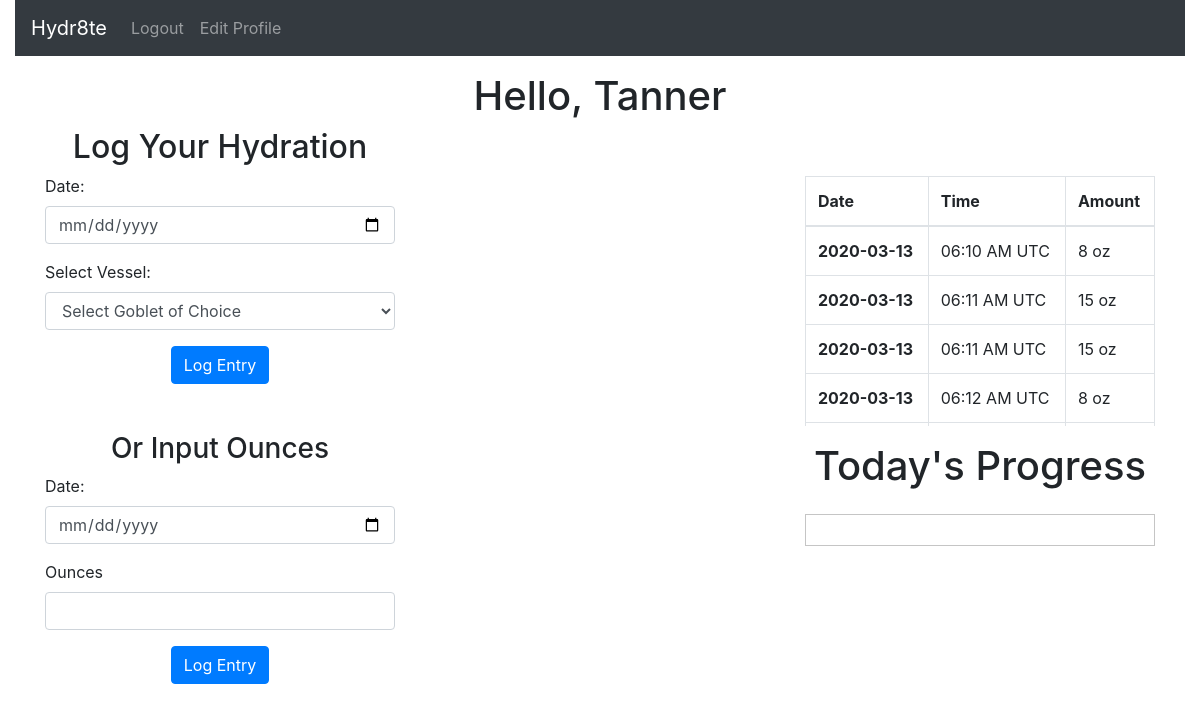
Screenshot of /home (signed in) with the database file from the repository.
### app.py (models this page shows, shortened)
class User(db.Model):
    __tablename__ = "users"
    id = db.Column(db.Integer, primary_key=True)
    first_name = db.Column(db.String(255))
    last_name = db.Column(db.String(255))
    email = db.Column(db.String(255))
    password = db.Column(db.String(255))
    created_at = db.Column(db.DateTime, server_default=func.now())
    updated_at = db.Column(db.DateTime, server_default=func.now(), onupdate=func.now())

class Entry(db.Model):
    __tablename__ = "entries"
    id = db.Column(db.Integer, primary_key=True)
    amount = db.Column(db.Integer)
    author_id = db.Column(db.Integer, db.ForeignKey("users.id", ondelete="cascade"), nullable=False)
    author = db.relationship('User', foreign_keys=[author_id], backref="user_entries")
    consump_date = db.Column(db.String)
    created_at = db.Column(db.DateTime, server_default=func.now())
    updated_at = db.Column(db.DateTime, server_default=func.now(), onupdate=func.now())
    def get_time(self):
        xtime = self.created_at
        time = xtime.strftime("%I:%M %p")
        return time

### app.py (the view)
@app.route('/home')
def success():
    if 'user_id' not in session:
        return redirect("/")
    else:
        user = User.query.get(session['user_id'])
        all_entries_by_user = Entry.query.filter_by(author_id=session['user_id']).order_by(Entry.consump_date.desc()).all()
        date = datetime.now()
        date_str = date.strftime("%Y-%m-%d")
        print(date_str)
        consumption = Entry.query.filter_by(author_id=session['user_id']).filter_by(consump_date=date_str).all()
        print(consumption)
        today_consumption = 0
        for entry in consumption:
            today_consumption += entry.amount
        if today_consumption >= 64:
            flash("You hit your hydration goal of 64 oz!", "success")
        return render_template("home.html", user=user, entries=all_entries_by_user, consumption=today_consumption)

### templates/home.html (shortened to what this page needs)
<!DOCTYPE html>
<html lang="en">
<head>
<link rel="stylesheet" href="https://cdnjs.cloudflare.com/ajax/libs/twitter-bootstrap/4.4.1/css/bootstrap.min.css">
<link rel="stylesheet" href="https://cdnjs.cloudflare.com/ajax/libs/font-awesome/5.11.2/css/all.min.css">
</head>
<body>
  <div class="container-fluid">
    <div class="row">
      <div class="col">
        <nav class="navbar navbar-expand-lg navbar-dark bg-dark">
          <a class="navbar-brand" href="/home">Hydr8te</a>
          <div class="collapse navbar-collapse" id="navbarNav">
            <ul class="navbar-nav mr-auto">
              <li class="nav-item">
                <a class="nav-link text-white-50" href="/logout">Logout</a>
              </li>
              <li class="nav-item">
                <a class="nav-link text-white-50" href="/edit_profile">Edit Profile</a>
              </li>
            </ul>
          </div>
        </nav>
      </div>
    </div>
    <div class="container">
      <div class="row mt-3">
        <div class="col">
          <h1 class="text-center">Hello, {{ user.first_name }}</h1>
        </div>
      </div>
        <div class="row">
          <div class="col">
            <form action="/add_entry" method="POST">
              <div class="form-group">
                <h2 class="text-center">Log Your Hydration</h2>
                <label for="Date">Date: </label>
                <input type="date" class="form-control" name="consump_date" required>
              </div>
              <div class="form-group">
                <label for="amount of water">Select Vessel: </label>
                <select class="form-control" name="quantity" required>
                  <option value="" disabled selected>Select Goblet of Choice</option>
                </select>
              </div>
              <div class="d-flex justify-content-center mt-2">
                <button type="submit" class="btn btn-primary">Log Entry</button>
              </div>
            </form>
            <form action="/add_entry" method="POST">
                <h3 class="text-center mt-5">Or Input Ounces</h3>
                <div class="form-group">
                  <label for="Date">Date: </label>
                  <input type="date" class="form-control" name="consump_date" required>
                </div>
                <div class="form-group">
                  <label for="ounces">Ounces</label>
                  <input type="text" class="form-control" name="quantity" required>
                </div>
              <div class="d-flex justify-content-center mt-2">
                <button type="submit" class="btn btn-primary">Log Entry</button>
              </div>
            </form>
          </div>
          <div class="col">
          </div>
          <div class="col mt-5">
            <div style="overflow: auto; max-height: 250px; height: 250px;">
              <table class="table table-bordered">
                <thead>
                  <tr>
                    <th>Date</th>
                    <th>Time</th>
                    <th>Amount</th>
                  </tr>
                </thead>
                <tbody>
                  {% for entry in entries %}
                  <tr>
                    <th>{{ entry.consump_date }}</th>
                    <td>{{ entry.get_time() }} UTC</td>
                    <td>{{ entry.amount }} oz</td>
                  </tr>
                  {% endfor %}
                </tbody>
              </table>
            </div>
            <h1 class="text-center mt-3 mb-4">Today's Progress</h1>
              <div id="progressbar">
              </div>
          </div>
        </div>
      </div>
    </div>
<link rel="stylesheet" href="//code.jquery.com/ui/1.12.1/themes/start/jquery-ui.css">
  <link rel="stylesheet" href="https://cdnjs.cloudflare.com/ajax/libs/jqueryui/1.12.1/jquery-ui.min.css" />
</body>
</html>

### rows the page displays
User: first_name "Tanner"
Entry: consump_date "2020-03-13", get_time "06:10 AM", amount "8"
Entry: consump_date "2020-03-13", get_time "06:11 AM", amount "15"
Entry: consump_date "2020-03-13", get_time "06:11 AM", amount "15"
Entry: consump_date "2020-03-13", get_time "06:12 AM", amount "8"
